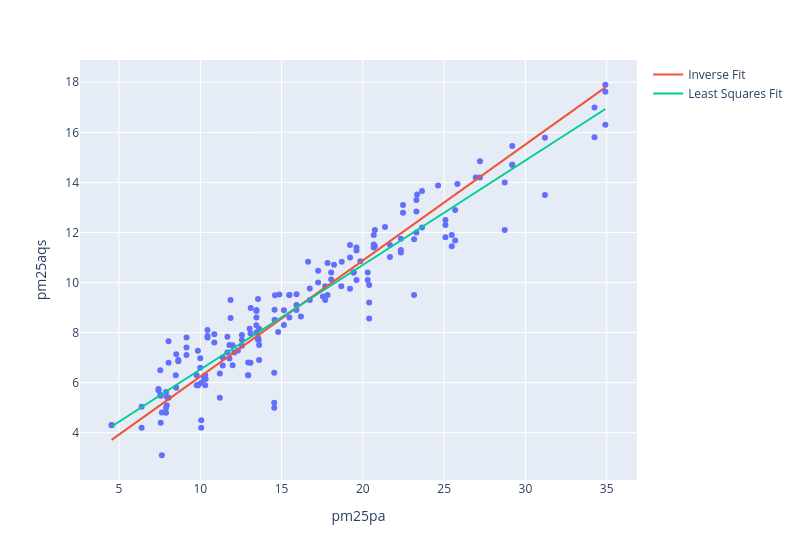

This figure's notebook cell:
### Code cell
# This code adds the inverse fit to the scatterplot. 
# It may look like we are fitting a new model, but we are just creating a model
# object to make it easier to plot the inverse fit.
# Don't worry about the details of this code.
fig = px.scatter(GA, y='pm25aqs', x='pm25pa', width=800)
model2 = lm.LinearRegression().fit(GA.select('pm25pa'), GA['pm25aqs'])
xtest = xtest.with_columns(pm25pa=pl.Series(np.array([GA['pm25pa'].min(), GA['pm25pa'].max()])))
fig.add_scatter(x=xtest["pm25pa"], y=xtest["pm25pa"] *1/theta_1 - theta_0/theta_1 , mode='lines', 
                name="Inverse Fit")
fig.add_scatter(x=xtest["pm25pa"], y=model2.predict(xtest.select('pm25pa')), mode='lines',
                name="Least Squares Fit")

### Figure 1 — Plotly figure (JSON) as saved in the notebook; plotly's stock layout.template omitted (floating-point values rounded to 4 significant figures; data arrays with more than 128 entries replaced by an {"elided": "..."} marker saying what was removed)
{"data": [{"hovertemplate": "pm25pa=%{x}<br>pm25aqs=%{y}<extra></extra>", "legendgroup": "", "marker": {"color": "#636efa", "symbol": "circle"}, "mode": "markers", "name": "", "orientation": "v", "showlegend": false, "type": "scatter", "x": {"elided": "176 float values"}, "xaxis": "x", "y": {"elided": "176 float values"}, "yaxis": "y"}, {"mode": "lines", "name": "Inverse Fit", "type": "scatter", "x": [4.544, 34.92], "y": [3.715, 17.79]}, {"mode": "lines", "name": "Least Squares Fit", "type": "scatter", "x": [4.544, 34.92], "y": [4.248, 16.93]}], "layout": {"legend": {"tracegroupgap": 0}, "margin": {"t": 60}, "width": 800, "xaxis": {"anchor": "y", "domain": [0.0, 1.0], "title": {"text": "pm25pa"}}, "yaxis": {"anchor": "x", "domain": [0.0, 1.0], "title": {"text": "pm25aqs"}}}}
